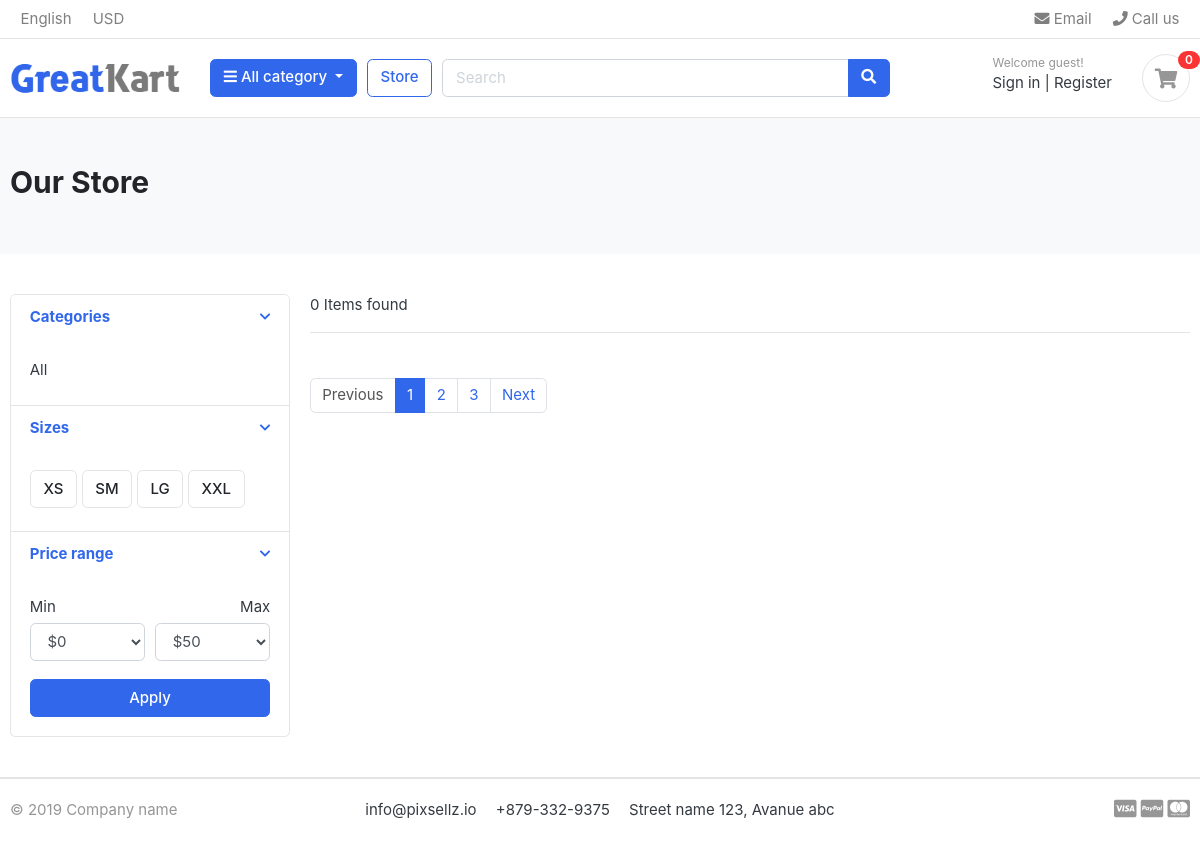
Page /store/ on the earlier database version.
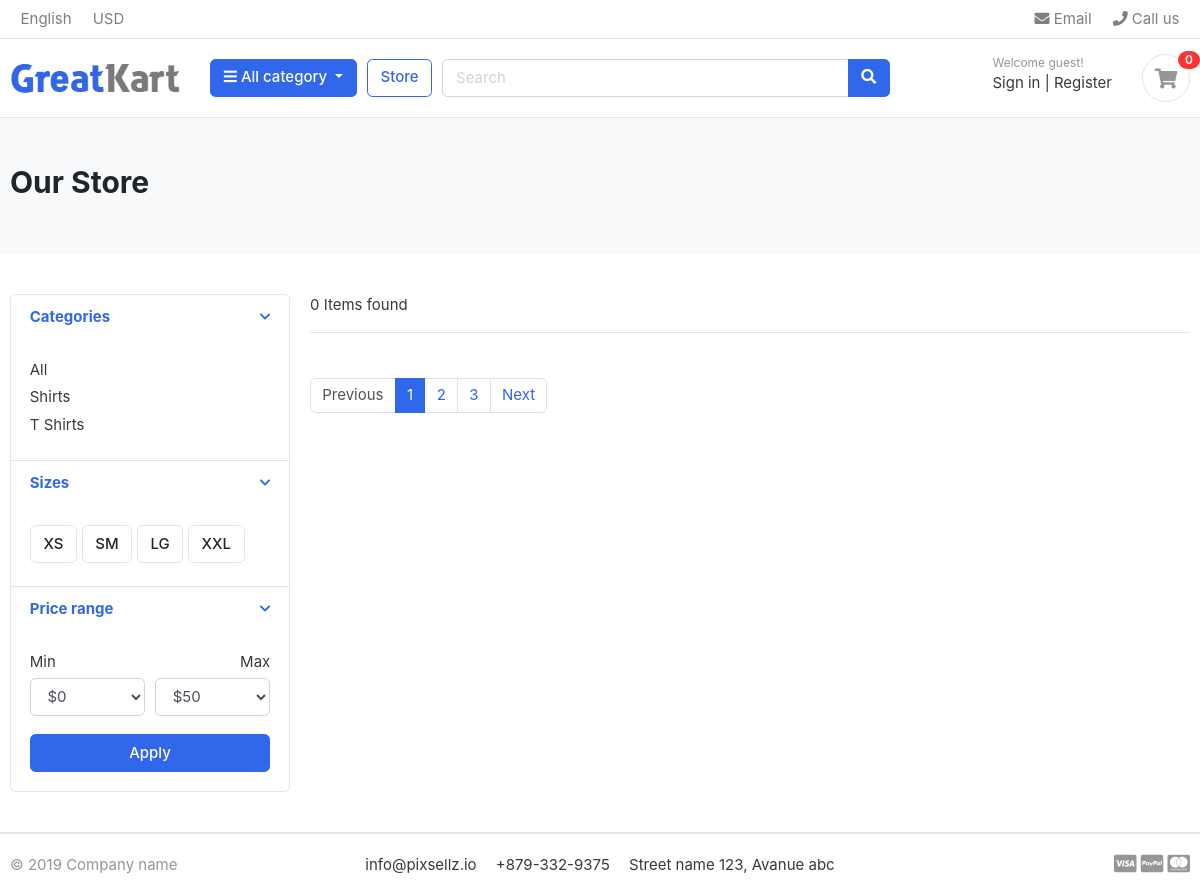
Same page on the later database version.
### category/models.py (models this page shows, shortened)
class Category(models.Model):
    name = models.CharField(max_length=200, unique=True)
    slug = models.SlugField(max_length=200, unique=True)
    description = models.TextField(max_length=1000, blank=True)
    image = models.ImageField(upload_to='photos/category', blank=True)
    class Meta:
        verbose_name = 'category'
        verbose_name_plural = 'categories'
    def get_url(self):
        return reverse('product_by_category', args=[self.slug])

### store/views.py (the view)
# urls.py: path('store/', include('store.urls')),
def store(request, category_slug=None):
    categories = None
    products = None
    if category_slug != None:
        categories = get_object_or_404(Category, slug=category_slug)
        products = Product.objects.all().filter(category=categories, is_available=True)
        totalProduct = products.count()
    else:
        products = Product.objects.all().filter(is_available=True)
        totalProduct = products.count()
    context = {'products':products, 'totalProduct':totalProduct}
    return render(request, 'store/store.html', context)

### category/context_processors.py (called while the page is built)
def menu_links(request):
    links = Category.objects.all()
    return dict(links=links)

### templates/store/store.html (shortened to what the changed rows need)
{% extends "base.html" %}
{% block content %}
<section class="section-pagetop bg">
    <div class="container">
        <h2 class="title-page">Our Store</h2>
    </div>
    </section>
    <section class="section-content padding-y">
    <div class="container">
    <div class="row">
        <aside class="col-md-3">
    <div class="card">
        <article class="filter-group">
            <div class="filter-content collapse show" id="collapse_1" style="">
                <div class="card-body">
                    <ul class="list-menu">
                        {% for category in links %}
                        <li><a href="{{category.get_url}}">{{category.name}}</a></li>
                        {% endfor %}
                    </ul>
                </div>
            </div>
        </article>
    </div>
        </aside>
    </div>
    </div>
    </section>
{% endblock content %}

Differences in the rows shown:
added Category: name "Shirts"
added Category: name "T Shirts"
